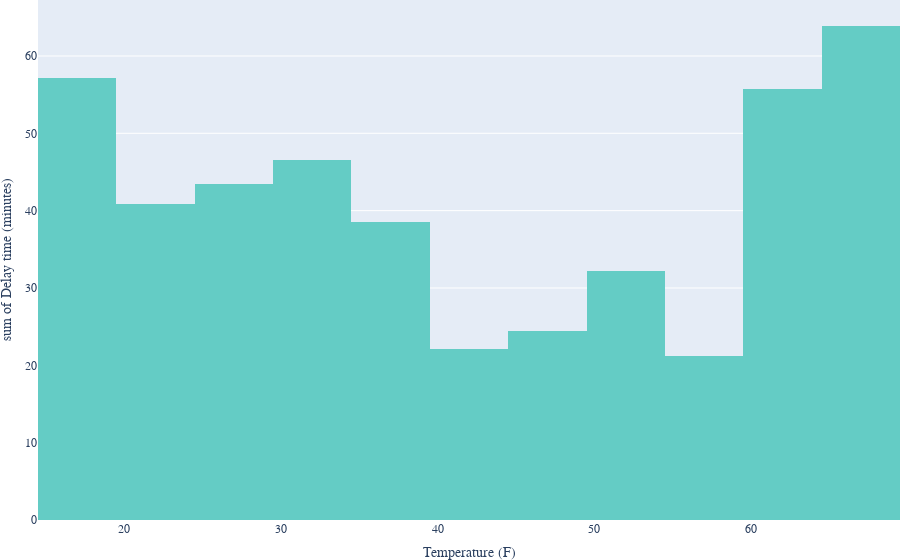

The notebook cell this image was saved under:
### Markdown cell above
## Histogram of Temperature vs Average Delay Time

### Code cell
# generating histogram of temperature vs avg delay time

grouped = dataset.groupby('Temperature')['DEP_DELAY'].mean().reset_index(name='avg_delay')

unique_temps = len(['Temperature'].unique())

fig = px.histogram(grouped,
                    nbins=int(unique_temps/4),
                    x='Temperature',
                    y='avg_delay',
                    labels={'Temperature': 'Temperature (F)', 'avg_delay': 'Delay time (minutes)'},
                    color_discrete_sequence=['#64CCC5'],
    )

fig.update_layout(
    font_family="Serif",
    font_size=12,
    margin=dict(l=0, r=0, t=0, b=0),
)

fig.show()
fig.write_image("images/temperature_vs_delay.pdf")

### Figure 1 — Plotly figure (JSON) as saved in the notebook; plotly's stock layout.template omitted (floating-point values rounded to 4 significant figures)
{"data": [{"alignmentgroup": "True", "bingroup": "x", "histfunc": "sum", "hovertemplate": "Temperature (F)=%{x}<br>sum of Delay time (minutes)=%{y}<extra></extra>", "legendgroup": "", "marker": {"color": "#64CCC5", "pattern": {"shape": ""}}, "name": "", "nbinsx": 12, "offsetgroup": "", "orientation": "v", "showlegend": false, "type": "histogram", "x": [17, 18, 19, 21, 22, 23, 24, 25, 26, 27, 28, 29, 30, 31, 32, 33, 34, 35, 36, 37, 38, 39, 40, 41, 42, 43, 44, 45, 46, 47, 48, 49, 50, 51, 52, 53, 54, 55, 56, 57, 58, 59, 60, 61, 62, 63, 64, 65, 66, 67, 68], "xaxis": "x", "y": [36.46, 8.75, 11.98, 9.342, 11.19, 3.273, 17.08, 13.69, 4.213, 12.53, 7.03, 6, 9.571, 6.833, 7.264, 11.89, 11.05, 6.75, 7.608, 10.35, 7.835, 5.938, 5.081, 3.685, 5.585, 4.028, 3.704, 2.852, 2.215, 7.082, 2.902, 9.409, 3.758, 8.411, 6.619, 8.392, 5.011, 5.825, 7.38, 5.144, 0.7647, 2.151, -1.5, 5.42, 7.295, 36, 8.571, 12.71, 16.08, 9.412, 25.67], "yaxis": "y"}], "layout": {"barmode": "relative", "font": {"family": "Serif", "size": 12}, "legend": {"tracegroupgap": 0}, "margin": {"b": 0, "l": 0, "r": 0, "t": 0}, "xaxis": {"anchor": "y", "domain": [0, 1], "title": {"text": "Temperature (F)"}}, "yaxis": {"anchor": "x", "domain": [0, 1], "title": {"text": "sum of Delay time (minutes)"}}}}
